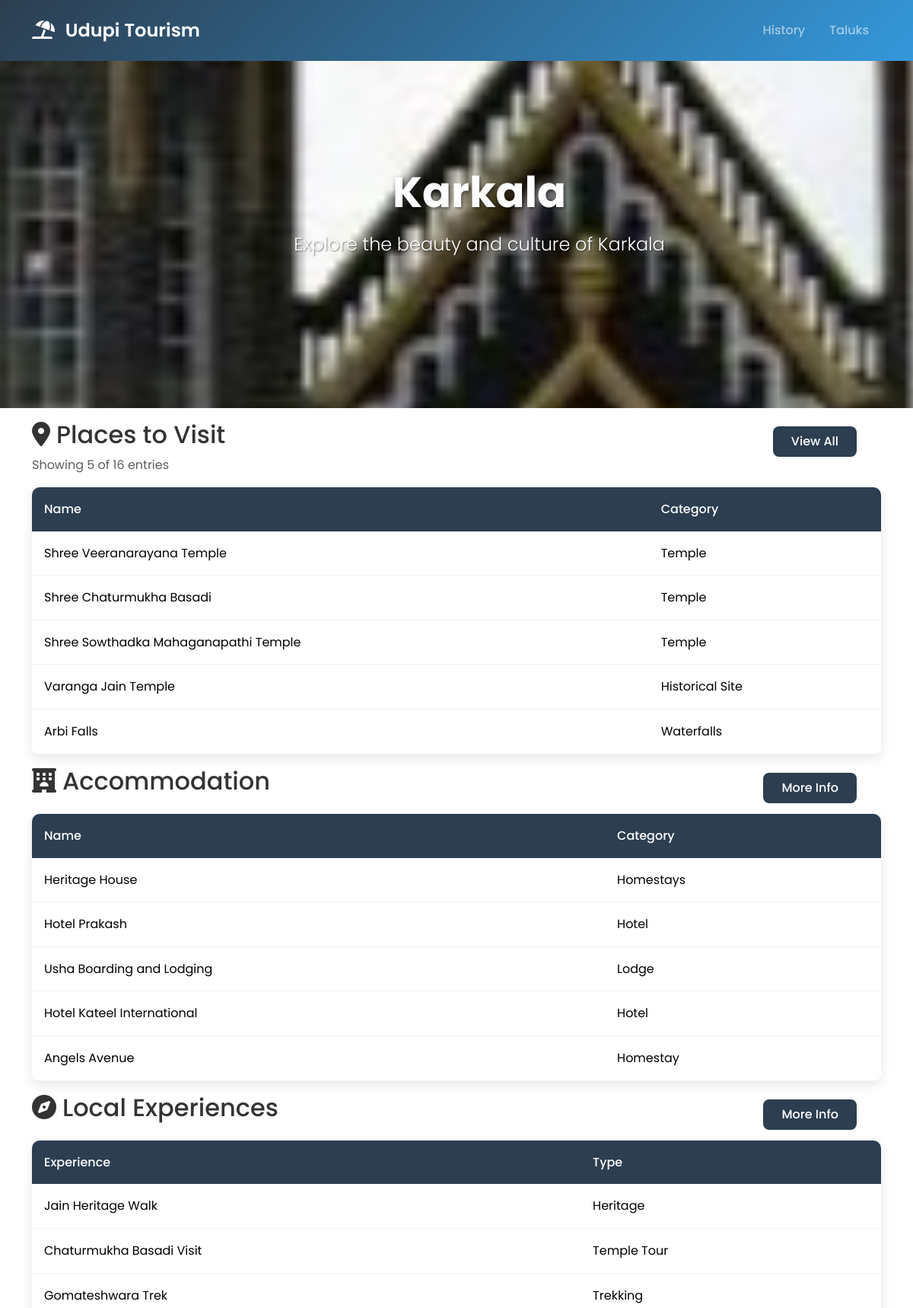
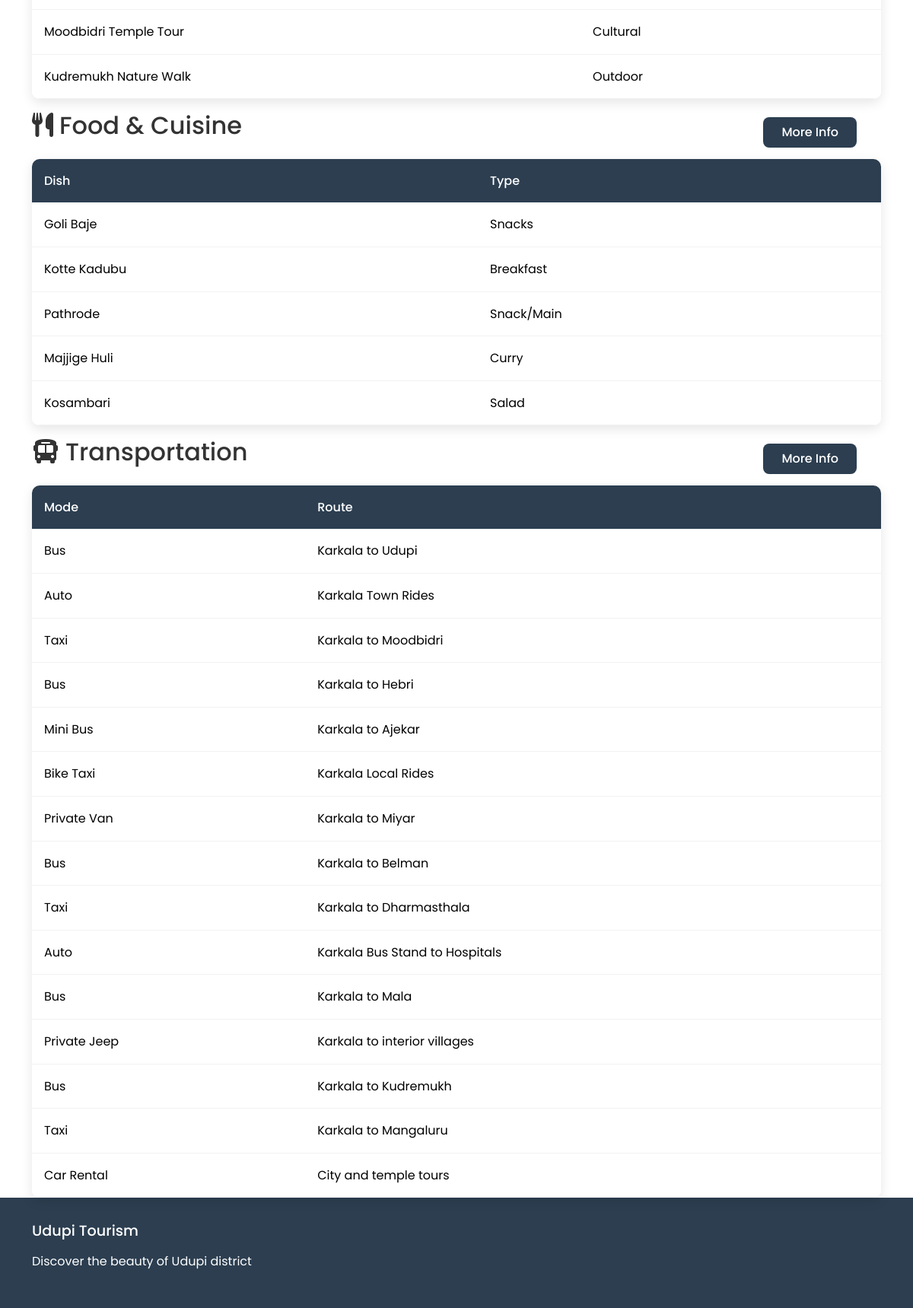
The app's page /taluk.php?name=karkala with its own data (2 pictures, top to bottom).
### tables this page shows
CREATE TABLE `destinations` (
  `destination_id` int NOT NULL,
  `taluk_id` int DEFAULT NULL,
  `category` varchar(50) NOT NULL,
  `name` varchar(100) NOT NULL,
  `description` text,
  `location` varchar(255) DEFAULT NULL,
  `image_url` varchar(255) DEFAULT NULL,
  `created_at` timestamp NULL DEFAULT CURRENT_TIMESTAMP
);

CREATE TABLE `accommodation` (
  `accommodation_id` int NOT NULL,
  `taluk_id` int DEFAULT NULL,
  `category` varchar(50) NOT NULL,
  `name` varchar(100) NOT NULL,
  `description` text,
  `location` varchar(255) DEFAULT NULL,
  `contact` varchar(100) DEFAULT NULL,
  `price_range` varchar(50) DEFAULT NULL,
  `image_url` varchar(255) DEFAULT NULL,
  `created_at` timestamp NULL DEFAULT CURRENT_TIMESTAMP
);

CREATE TABLE `local_experiences` (
  `experience_id` int NOT NULL,
  `taluk_id` int DEFAULT NULL,
  `category` varchar(50) NOT NULL,
  `name` varchar(100) NOT NULL,
  `description` text,
  `duration` varchar(50) DEFAULT NULL,
  `price_range` varchar(50) DEFAULT NULL,
  `image_url` varchar(255) DEFAULT NULL,
  `created_at` timestamp NULL DEFAULT CURRENT_TIMESTAMP
);

CREATE TABLE `food` (
  `food_id` int NOT NULL,
  `taluk_id` int DEFAULT NULL,
  `category` varchar(50) NOT NULL,
  `name` varchar(100) NOT NULL,
  `description` text,
  `best_places` text,
  `price_range` varchar(50) DEFAULT NULL,
  `image_url` varchar(255) DEFAULT NULL,
  `created_at` timestamp NULL DEFAULT CURRENT_TIMESTAMP
);

CREATE TABLE `transportation` (
  `transport_id` int NOT NULL,
  `taluk_id` int NOT NULL,
  `mode` varchar(100) NOT NULL,
  `route` varchar(255) NOT NULL,
  `frequency` varchar(100) DEFAULT NULL,
  `contact` varchar(100) DEFAULT NULL,
  `description` text
);

### taluk.php (the view, shortened to what this page needs)
<?php
require_once 'config.php';
$taluk_name = isset($_GET['name']) ? $_GET['name'] : '';
$display_name = ucfirst($taluk_name);
$background_image = "images/taluks/{$taluk_name}_hero.jpg";
?>
<!DOCTYPE html>
<html lang="en">
<head>
    <link href="https://cdn.jsdelivr.net/npm/bootstrap@5.3.2/dist/css/bootstrap.min.css" rel="stylesheet">
    <link rel="stylesheet" href="https://cdnjs.cloudflare.com/ajax/libs/font-awesome/6.0.0/css/all.min.css">
    <link rel="stylesheet" href="css/style.css">
</head>
<body>
    <nav class="navbar navbar-expand-lg navbar-dark fixed-top">
        <div class="container">
            <a class="navbar-brand" href="index.php">
                <i class="fas fa-umbrella-beach"></i> Udupi Tourism
            </a>
            <div class="collapse navbar-collapse" id="navbarNav">
                <ul class="navbar-nav ms-auto">
                    <li class="nav-item">
                        <a class="nav-link" href="index.php#history">History</a>
                    </li>
                    <li class="nav-item">
                        <a class="nav-link" href="index.php#taluks">Taluks</a>
                    </li>
                </ul>
            </div>
        </div>
    </nav>
    <section class="taluk-hero-section" style="background-image: url('<?php echo $background_image; ?>');">
        <div class="hero-content">
            <h1><?php echo $display_name; ?></h1>
            <p class="lead">Explore the beauty and culture of <?php echo $display_name; ?></p>
        </div>
    </section>
    <section class="taluk-info-section">
        <div class="container">
            <div class="info-card">
                <h2><i class="fas fa-map-marker-alt me-2"></i>Places to Visit</h2>
                <div class="d-flex justify-content-between mb-3">
                    <span class="text-muted">
                        <?php
                        $countStmt = $pdo->prepare("SELECT COUNT(*) FROM destinations WHERE taluk_id = (SELECT taluk_id FROM taluk WHERE LOWER(taluk_name) = LOWER(?))");
                        $countStmt->execute([$taluk_name]);
                        $totalCount = $countStmt->fetchColumn();
                        echo "Showing 5 of $totalCount entries";
                        ?>
                    </span>
                    <button type="button" class="btn btn-primary" data-bs-toggle="modal" data-bs-target="#placesModal">
                        View All
                    </button>
                </div>
                <div class="table-container">
                    <table class="table table-hover">
                        <thead>
                            <tr>
                                <th>Name</th>
                                <th>Category</th>
                            </tr>
                        </thead>
                        <tbody>
                            <?php
                            $stmt = $pdo->prepare("SELECT * FROM destinations WHERE taluk_id = (SELECT taluk_id FROM taluk WHERE LOWER(taluk_name) = LOWER(?)) LIMIT 5");
                            $stmt->execute([$taluk_name]);
                            while($row = $stmt->fetch()) {
                                echo "<tr>";
                                echo "<td>" . htmlspecialchars($row['name']) . "</td>";
                                echo "<td>" . htmlspecialchars($row['category']) . "</td>";
                                echo "</tr>";
                            }
                            ?>
                        </tbody>
                    </table>
                </div>
            </div>
            <div class="info-card">
                <h2><i class="fas fa-hotel me-2"></i>Accommodation</h2>
                <div class="d-flex justify-content-end mb-3">
                    <button type="button" class="btn btn-primary" data-bs-toggle="modal" data-bs-target="#accommodationModal">
                        More Info
                    </button>
                </div>
                <div class="table-container">
                    <table class="table table-hover">
                        <thead>
                            <tr>
                                <th>Name</th>
                                <th>Category</th>
                            </tr>
                        </thead>
                        <tbody>
                            <?php
                            $stmt = $pdo->prepare("SELECT * FROM accommodation WHERE taluk_id = (SELECT taluk_id FROM taluk WHERE LOWER(taluk_name) = LOWER(?)) LIMIT 5");
                            $stmt->execute([$taluk_name]);
                            while($row = $stmt->fetch()) {
                                echo "<tr>";
                                echo "<td>" . htmlspecialchars($row['name']) . "</td>";
                                echo "<td>" . htmlspecialchars($row['category']) . "</td>";
                                echo "</tr>";
                            }
                            ?>
                        </tbody>
                    </table>
                </div>
            </div>
            <div class="info-card">
                <h2><i class="fas fa-compass me-2"></i>Local Experiences</h2>
                <div class="d-flex justify-content-end mb-3">
                    <button type="button" class="btn btn-primary" data-bs-toggle="modal" data-bs-target="#experiencesModal">
                        More Info
                    </button>
                </div>
                <div class="table-container">
                    <table class="table table-hover">
                        <thead>
                            <tr>
                                <th>Experience</th>
                                <th>Type</th>
                            </tr>
                        </thead>
                        <tbody>
                            <?php
                            $stmt = $pdo->prepare("SELECT * FROM local_experiences WHERE taluk_id = (SELECT taluk_id FROM taluk WHERE LOWER(taluk_name) = LOWER(?)) LIMIT 5");
                            $stmt->execute([$taluk_name]);
                            while($row = $stmt->fetch()) {
                                echo "<tr>";
                                echo "<td>" . htmlspecialchars($row['name']) . "</td>";
                                echo "<td>" . htmlspecialchars($row['category']) . "</td>";
                                echo "</tr>";
                            }
                            ?>
                        </tbody>
                    </table>
                </div>
            </div>
            <div class="info-card">
                <h2><i class="fas fa-utensils me-2"></i>Food & Cuisine</h2>
                <div class="d-flex justify-content-end mb-3">
                    <button type="button" class="btn btn-primary" data-bs-toggle="modal" data-bs-target="#foodModal">
                        More Info
                    </button>
                </div>
                <div class="table-container">
                    <table class="table table-hover">
                        <thead>
                            <tr>
                                <th>Dish</th>
                                <th>Type</th>
                            </tr>
                        </thead>
                        <tbody>
                            <?php
                            $stmt = $pdo->prepare("SELECT * FROM food WHERE taluk_id = (SELECT taluk_id FROM taluk WHERE LOWER(taluk_name) = LOWER(?)) LIMIT 5");
                            $stmt->execute([$taluk_name]);
                            while($row = $stmt->fetch()) {
                                echo "<tr>";
                                echo "<td>" . htmlspecialchars($row['name']) . "</td>";
                                echo "<td>" . htmlspecialchars($row['category']) . "</td>";
                                echo "</tr>";
                            }
                            ?>
                        </tbody>
                    </table>
                </div>
            </div>
            <div class="info-card">
                <h2><i class="fas fa-bus me-2"></i>Transportation</h2>
                <div class="d-flex justify-content-end mb-3">
                    <button type="button" class="btn btn-primary" data-bs-toggle="modal" data-bs-target="#transportModal">
                        More Info
                    </button>
                </div>
                <div class="table-container">
                    <table class="table table-hover">
                        <thead>
                            <tr>
                                <th>Mode</th>
                                <th>Route</th>
                            </tr>
                        </thead>
                        <tbody>
                            <?php
                            $stmt = $pdo->prepare("SELECT * FROM transportation WHERE taluk_id = (SELECT taluk_id FROM taluk WHERE LOWER(taluk_name) = LOWER(?))");
                            $stmt->execute([$taluk_name]);
                            while($row = $stmt->fetch()) {
                                echo "<tr>";
                                echo "<td>" . htmlspecialchars($row['mode']) . "</td>";
                                echo "<td>" . htmlspecialchars($row['route']) . "</td>";
                                echo "</tr>";
                            }
                            ?>
                        </tbody>
                    </table>
                </div>
            </div>
        </div>
    </section>
    <footer>
        <div class="container">
            <div class="row">
                <div class="col-md-6">
                    <h5>Udupi Tourism</h5>
                    <p>Discover the beauty of Udupi district</p>
                </div>
            </div>
        </div>
    </footer>
</body>
</html>

### css/style.css (style rules this page uses)
:root { --primary-color: #2c3e50; --secondary-color: #3498db; --accent-color: #e74c3c; --text-color: #333; --light-bg: #f8f9fa; --dark-bg: #2c3e50; --gradient-primary: linear-gradient(135deg, #2c3e50 0%, #3498db 100%); --gradient-secondary: linear-gradient(135deg, #3498db 0%, #2c3e50 100%); }
* { margin: 0; padding: 0; box-sizing: border-box; }
body { font-family: 'Poppins', sans-serif; line-height: 1.6; color: var(--text-color); overflow-x: hidden; }
.navbar { background: var(--gradient-primary); padding: 1rem 0; transition: all 0.3s ease; }
.navbar-brand { font-size: 1.5rem; font-weight: 600; }
.navbar-brand i { margin-right: 0.5rem; }
.nav-link { font-weight: 500; padding: 0.5rem 1rem !important; transition: all 0.3s ease; }
.hero-content { position: relative; z-index: 1; max-width: 600px; padding: 2rem; margin-left: 5%; animation: fadeInLeft 1s ease; }
.hero-content h1 { font-size: 3.5rem; font-weight: 700; margin-bottom: 1rem; text-shadow: 2px 2px 4px rgba(0, 0, 0, 0.5); }
.hero-content .lead { font-size: 1.5rem; margin-bottom: 2rem; text-shadow: 1px 1px 2px rgba(0, 0, 0, 0.5); }
footer { background: var(--dark-bg); color: white; padding: 2rem 0; }
footer h5 { font-size: 1.2rem; margin-bottom: 1rem; }
.taluk-hero-section { height: 60vh; position: relative; display: flex; align-items: center; justify-content: center; text-align: center; color: white; background: linear-gradient(rgba(0, 0, 0, 0.5), rgba(0, 0, 0, 0.5)), var(--gradient-primary); margin-top: 56px; background-size: cover; background-position: center; background-attachment: fixed; }
.taluk-hero-section .hero-content { position: relative; z-index: 1; max-width: 800px; padding: 0 1rem; animation: fadeInUp 1s ease; }
.taluk-hero-section h1 { font-size: 3.5rem; font-weight: 700; margin-bottom: 1rem; text-shadow: 2px 2px 4px rgba(0, 0, 0, 0.5); }
.taluk-hero-section .lead { font-size: 1.5rem; text-shadow: 1px 1px 2px rgba(0, 0, 0, 0.5); }
.info-card { position: relative; padding-top: 1rem; }
.info-card .btn-primary { position: absolute; top: 1.5rem; right: 2rem; padding: 0.5rem 1.5rem; font-weight: 500; transition: all 0.3s ease; }
.table-container { margin-top: 1rem; border-radius: 10px; overflow: hidden; box-shadow: 0 5px 15px rgba(0, 0, 0, 0.1); }
.table { margin-bottom: 0; background: white; }
.table th { background: var(--primary-color); color: white; font-weight: 500; padding: 1rem; border: none; }
.table td { padding: 1rem; vertical-align: middle; border-color: rgba(0, 0, 0, 0.05); }
.table tbody tr { transition: background-color 0.3s ease; }
.btn-primary { padding: 0.75rem 1.5rem; font-weight: 500; border-radius: 8px; background-color: var(--primary-color); border: none; transition: all 0.3s ease; }

### records on screen
destinations: name "Shree Veeranarayana Temple", category "Temple"
destinations: name "Shree Chaturmukha Basadi", category "Temple"
destinations: name "Shree Sowthadka Mahaganapathi Temple", category "Temple"
destinations: name "Varanga Jain Temple", category "Historical Site"
destinations: name "Arbi Falls", category "Waterfalls"
accommodation: name "Heritage House", category "Homestays"
accommodation: name "Hotel Prakash", category "Hotel"
accommodation: name "Usha Boarding and Lodging", category "Lodge"
accommodation: name "Hotel Kateel International", category "Hotel"
accommodation: name "Angels Avenue", category "Homestay"
local_experiences: name "Jain Heritage Walk", category "Heritage"
local_experiences: name "Chaturmukha Basadi Visit", category "Temple Tour"
local_experiences: name "Gomateshwara Trek", category "Trekking"
local_experiences: name "Moodbidri Temple Tour", category "Cultural"
local_experiences: name "Kudremukh Nature Walk", category "Outdoor"
food: name "Goli Baje", category "Snacks"
food: name "Kotte Kadubu", category "Breakfast"
food: name "Pathrode", category "Snack/Main"
food: name "Majjige Huli", category "Curry"
food: name "Kosambari", category "Salad"
transportation: mode "Bus", route "Karkala to Udupi"
transportation: mode "Auto", route "Karkala Town Rides"
transportation: mode "Taxi", route "Karkala to Moodbidri"
transportation: mode "Bus", route "Karkala to Hebri"
transportation: mode "Mini Bus", route "Karkala to Ajekar"
transportation: mode "Bike Taxi", route "Karkala Local Rides"
transportation: mode "Private Van", route "Karkala to Miyar"
transportation: mode "Bus", route "Karkala to Belman"
transportation: mode "Taxi", route "Karkala to Dharmasthala"
transportation: mode "Auto", route "Karkala Bus Stand to Hospitals"
transportation: mode "Bus", route "Karkala to Mala"
transportation: mode "Private Jeep", route "Karkala to interior villages"
transportation: mode "Bus", route "Karkala to Kudremukh"
transportation: mode "Taxi", route "Karkala to Mangaluru"
transportation: mode "Car Rental", route "City and temple tours"

### other values on screen
$display_name "Karkala"
$totalCount "16"
